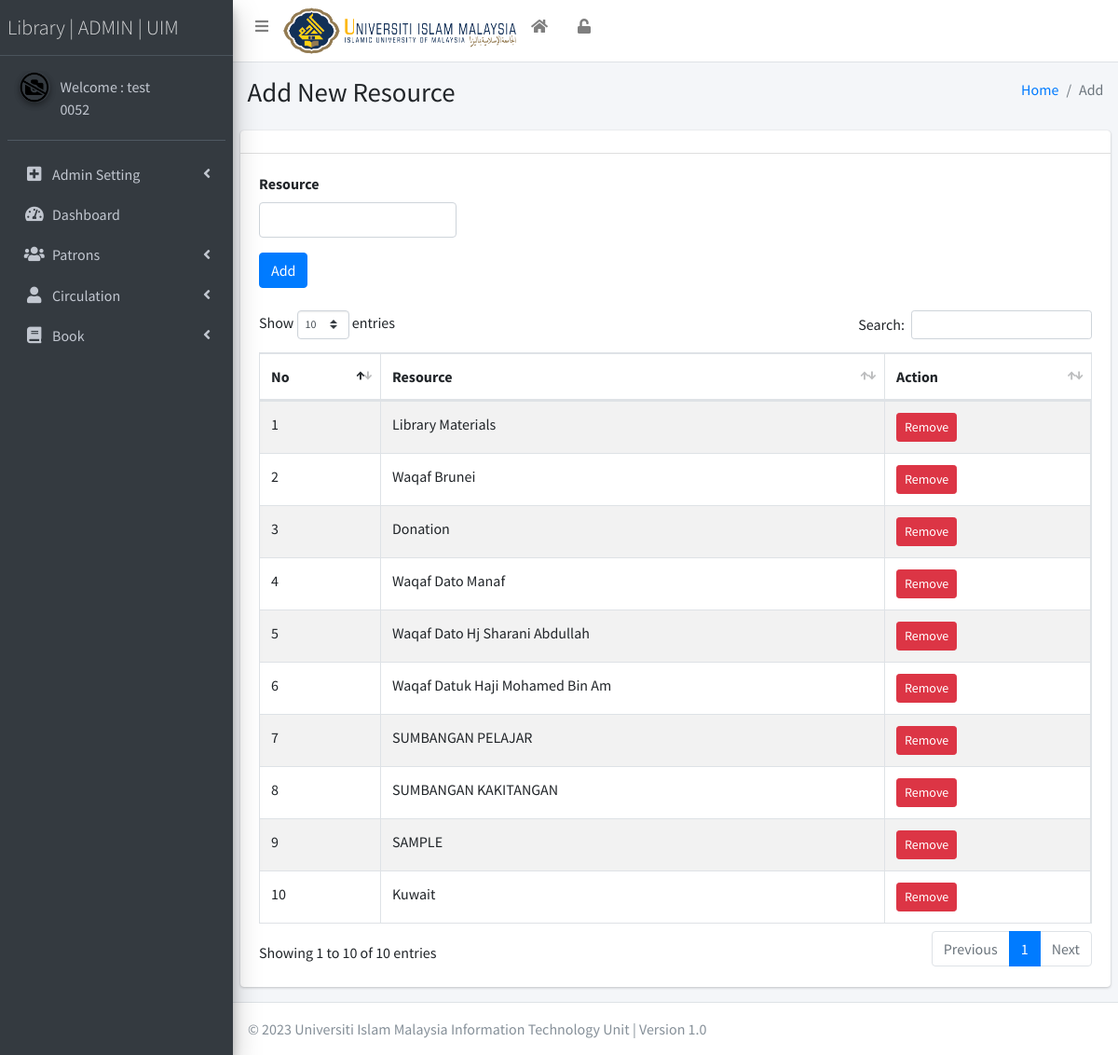
The app's page /admin/add-resource.php (signed in) with its own data.
### tables this page shows
CREATE TABLE `tblresource` (
  `id` int(11) NOT NULL,
  `resource` varchar(255) DEFAULT NULL
);

### admin/add-resource.php (the view, shortened to what this page needs)
<?php session_start();
include('includes/config.php');
if(strlen($_SESSION['elmsaid'])==0)
  {
header('location:index.php');
}
else{
?>
<!DOCTYPE html>
<html>
<head>
  <link rel="stylesheet" href="plugins/fontawesome-free/css/all.min.css">
  <link rel="stylesheet" href="https://code.ionicframework.com/ionicons/2.0.1/css/ionicons.min.css">
  <link rel="stylesheet" href="plugins/datatables-bs4/css/dataTables.bootstrap4.css">
  <link rel="stylesheet" href="dist/css/adminlte.min.css">
</head>
<body class="hold-transition sidebar-mini">
<div class="wrapper">
  <?php include_once('includes/header.php');?>
<?php include_once('includes/sidebar.php');?>
  <div class="content-wrapper">
    <section class="content-header">
      <div class="container-fluid">
        <div class="row mb-2">
          <div class="col-sm-6">
            <h1>Add New Resource</h1>
          </div>
          <div class="col-sm-6">
            <ol class="breadcrumb float-sm-right">
              <li class="breadcrumb-item"><a href="dashboard.php">Home</a></li>
              <li class="breadcrumb-item active">Add</li>
            </ol>
          </div>
        </div>
      </div>
    </section>
    <section class="content">
      <div class="row">
        <div class="col-12">
          <div class="card">
            <div class="card-header">
            </div>
            <form role="form" method="post" enctype="multipart/form-data">
            <div class="card-body">
                <div class="row">
                      <div class="form-group col-md-3">
                    <label for="exampleInputName1">Resource</label>
                        <input type="text" name="resource" style="font-weight:bold;" class="form-control">
                      </div>
                    </div>
                    <button type="submit" class="btn btn-primary mr-2" name="add" id="add">Add</button>
<br><br>
                    <table id="example1" class="table table-bordered table-striped">
                <thead>
                <tr>
                <th class="font-weight-bold">No</th>
                <th class="font-weight-bold">Resource</th>
                <th class="font-weight-bold noprint">Action</th>
                </tr>
                </thead>
                <tbody>
                <?php $sql = "SELECT * from tblresource";
$query = $dbh -> prepare($sql);
$query->execute();
$results=$query->fetchAll(PDO::FETCH_OBJ);
$cnt=1;
if($query->rowCount() > 0)
{
foreach($results as $result)
{               ?>
                            <tr>
                              <td><?php echo htmlentities($cnt);?></td>
                              <td><?php echo htmlentities($result->resource);?></td>
                              <td class="noprint"><div class="d-flex align-items-center">
                            <a href="add-resource.php?delid=<?php echo htmlentities($result->id);?>" onclick="return confirm('Do you really want to remove?');" class="btn btn-danger btn-sm btn-icon-text mr-3">Remove <i class="typcn typcn-edit btn-icon-append"></i> </a>
                          </div></td>
                            </tr>
                            <?php $cnt=$cnt+1; }} ?>
                        </tbody>
              </table>
            </div>
          </div>
        </div>
      </div>
    </section>
  </div>
 <?php include_once('includes/footer.php');?>
</div>
</body>
</html>
<?php }  ?>

### admin/includes/sidebar.php (shortened to what this page needs)
  <aside class="main-sidebar sidebar-dark-primary elevation-4">
    <a href="dashboard.php" class="brand-link" style="font-weight:bold; font-size:22px;">
      <span class="brand-text font-weight-light">Library | ADMIN | UIM</span>
    </a>
    <div class="sidebar">
      <?php
         $aid= $_SESSION['elmsaid'];
$sql="SELECT * from tbladmin where id=:aid";
$query = $dbh -> prepare($sql);
$query->bindParam(':aid',$aid,PDO::PARAM_STR);
$query->execute();
$results=$query->fetchAll(PDO::FETCH_OBJ);
$cnt=1;
if($query->rowCount() > 0)
{
foreach($results as $row)
{               ?>
      <div class="user-panel mt-3 pb-3 mb-3 d-flex">
      <div class="image" >
                    <?php $gambaradmin=$row->gambaradmin;
                    if($gambaradmin==""):
                    ?>
                    <img src="adminphoto/noimages.png" class="img-circle elevation-2" alt="User Image">
                    <?php else:?>
                    <a href="adminphoto/<?php  echo htmlentities($row->gambaradmin);?>" data-lightbox="mygallery"><img src="adminphoto/<?php  echo htmlentities($row->gambaradmin);?>"></a>
                    <?php endif;?>
                    </div>
        <div class="info">
          <a href="admin-profile.php" class="d-block">Welcome : <?php  echo htmlentities($row->username);?> <br> <?php  echo htmlentities($row->staffno);?> </a>
        </div>
      </div>
      <?php $cnt=$cnt+1;}} ?>
      <nav class="mt-2">
        <ul class="nav nav-pills nav-sidebar flex-column" data-widget="treeview" role="menu" data-accordion="false">
            <li class="nav-item has-treeview">
            <a href="#" class="nav-link">
              <i class="nav-icon fas fa-plus-square"></i>
              <p>
                Admin Setting
                <i class="fas fa-angle-left right"></i>
              </p>
            </a>
          </li>
          <li class="nav-item">
            <a href="dashboard.php" class="nav-link">
              <i class="nav-icon fas fa-tachometer-alt"></i>
              <p>
                Dashboard
               </p>
            </a>
          </li>
          <li class="nav-item has-treeview">
            <a href="#" class="nav-link">
              <i class="nav-icon fas fa-users"></i>
              <p>
                Patrons
                <i class="fas fa-angle-left right"></i>
              </p>
            </a>
          </li>
          <li class="nav-item has-treeview">
            <a href="#" class="nav-link">
              <i class="nav-icon fas fa-user"></i>
              <p>
                Circulation
                <i class="right fas fa-angle-left"></i>
              </p>
            </a>
          </li>
<li class="nav-item has-treeview">
            <a href="#" class="nav-link">
              <i class="nav-icon fas fa-book"></i>
              <p>
                Book
                <i class="right fas fa-angle-left"></i>
              </p>
            </a>
          </li>
            </ul>
      </nav>
    </div>
  </aside>

### records on screen
tblresource: resource "Library Materials"
tblresource: resource "Waqaf Brunei"
tblresource: resource "Donation"
tblresource: resource "Waqaf Dato Manaf"
tblresource: resource "Waqaf Dato Hj Sharani Abdullah"
tblresource: resource "Waqaf Datuk Haji Mohamed Bin Am"
tblresource: resource "SUMBANGAN PELAJAR"
tblresource: resource "SUMBANGAN KAKITANGAN"
tblresource: resource "SAMPLE"
tblresource: resource "Kuwait"

### other values on screen
$row->username "test"
$row->staffno "0052"
